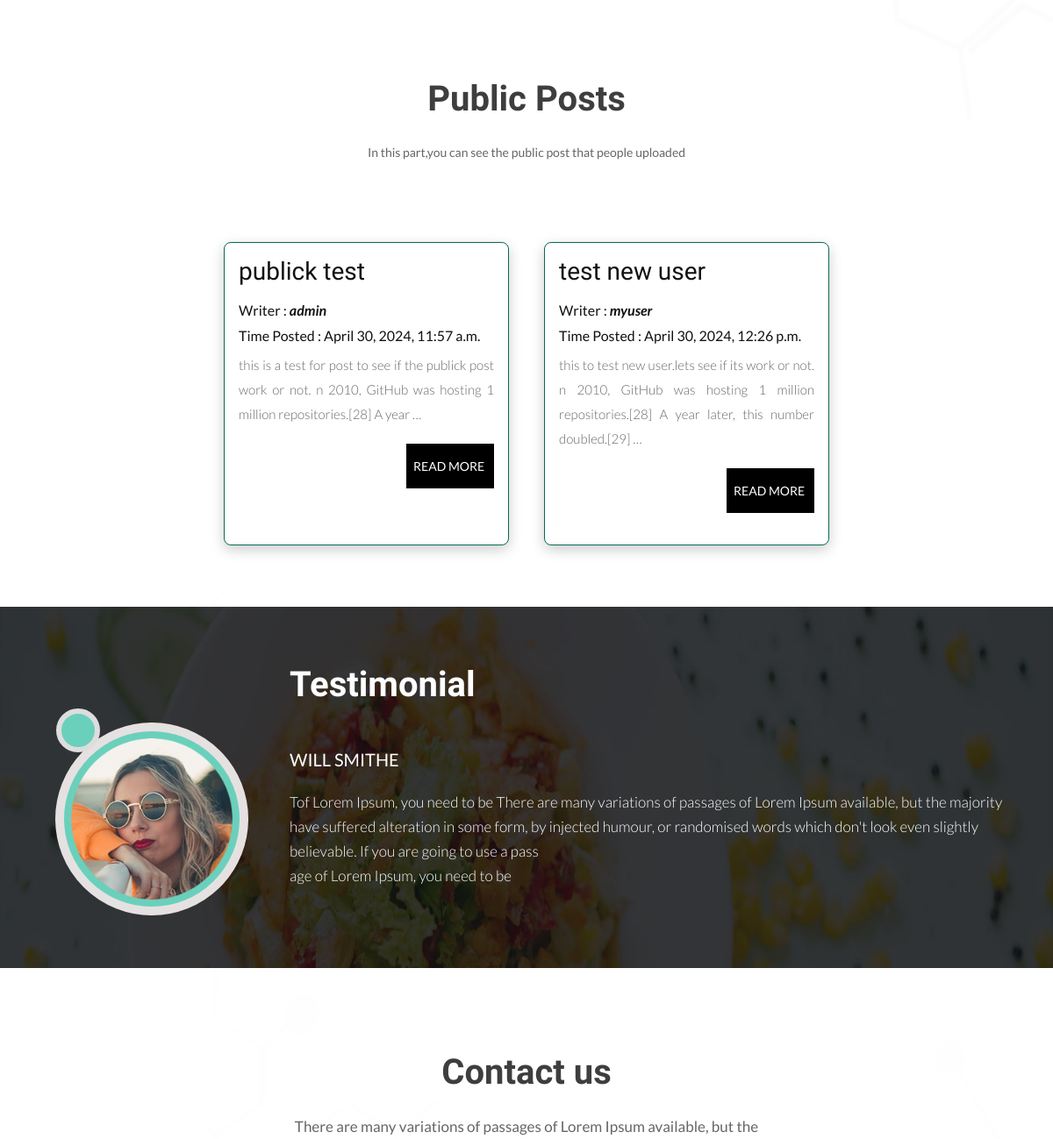
/ (middle part), run on an earlier commit of the app's database.
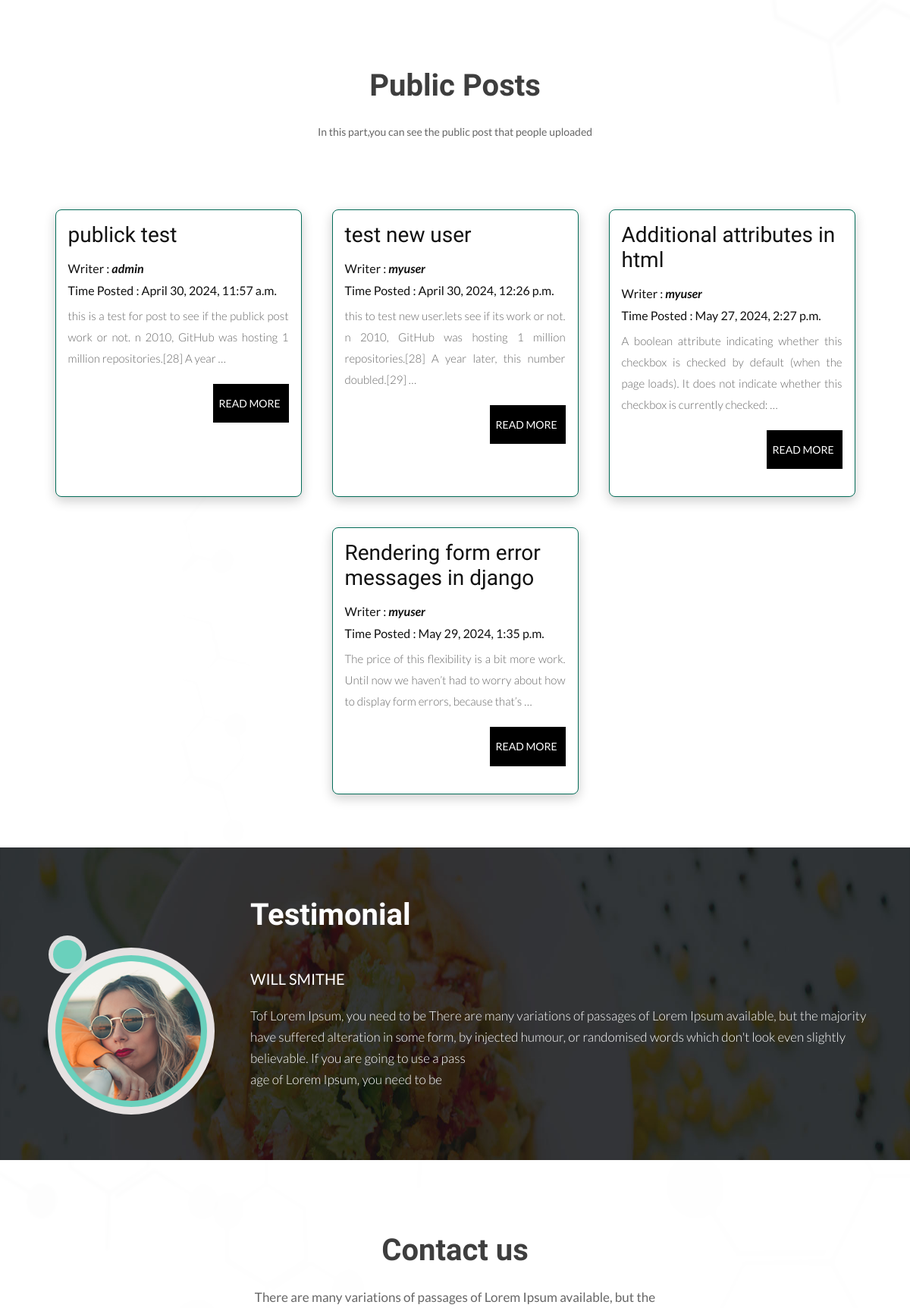
And on a later commit of the database.
### posts/models.py (models this page shows, shortened)
class Post(models.Model):
    title = models.CharField(max_length=100)
    content = models.TextField()
    date_posted = models.DateTimeField(default=timezone.now)
    is_publick = models.BooleanField(default=False)
    user = models.ForeignKey(User,on_delete=models.CASCADE,null=True)
    class Meta:
        ordering = ['date_posted']

### posts/views.py (the view)
# urls.py: path('',HomePostsListView.as_view(),name='home'),
class HomePostsListView(ListView):   #home page           # template = > index.html
    model = Post
    template_name = 'posts/index.html'
    context_object_name = 'posts_list'
    def get_queryset(self):
        return Post.objects.filter(is_publick=True)

### posts/templates/posts/index.html (shortened to what this page needs)
{% extends "posts/base.html" %}
{% load static %}
{% block content %}
      <div class="blog_main">
         <div class="container">
            <div class="row">
               <div class="col-md-12">
                  <div class="titlepage">
                     <h2>Public Posts</h2>
                     <span>In this part,you can see the public post that people uploaded</span>
                  </div>
               </div>
            </div>
            <div class='card-container'>
               {% for post in posts_list %}
                     <div class='card'>
                        <div class='card-content'>
                              <h3>{{post.title}}</h3>
                              <h4>Writer : <b><i>{{post.user.username}}</i></b></h4>
                              <h4>Time Posted : {{post.date_posted}}</h4>
                              <p>{{post.content|truncatewords:25}}</p>
                              <a href='/post_detail/{{post.id}}' class='post-btn'>Read More</a>
                        </div>
                     </div>
               {% endfor %}
            </div>
         </div>
      </div>
      <div class="section">
            <div id="" class="Testimonial">
                <div class="container">
               <div class="row">
                  <div class="col-md-6 offset-md-3">
                     <div class="titlepage">
                        <h2>Testimonial</h2>
                     </div>
                  </div>
               </div>
               <div class="row d_flex">
                  <div class="col-md-3">
                     <div class="Testimonial_box">
                        <i><img src="{% static 'posts/images/plan1.png' %}" alt="#"/></i>
                     </div>
                  </div>
                  <div class="col-md-9">
                     <div class="Testimonial_box">
                        <h4>will smithe</h4>
                        <p>Tof Lorem Ipsum, you need to be There are many variations of
                              passages of Lorem Ipsum available, but the majority have suffered
                                 alteration in some form, by injected humour, or randomised words
                                  which don't look even slightly believable. If you are going to use a pass
                        <br>
                        age of Lorem Ipsum, you need to be
                        </p>
                     </div>
                  </div>
               </div>
            </div>
         </div>
      </div>
      <div id="contact" class="contact">
         <div class="container">
            <div class="row">
               <div class="col-md-12">
                  <div class="titlepage">
                     <h2>Contact us</h2>
                     <span>There are many variations of passages of Lorem Ipsum available, but the </span>
                  </div>
               </div>
            </div>
         </div>
      </div>
      {% endblock content %}

### posts/templates/posts/base.html (shortened to what this page needs)
{% load static %}
<!DOCTYPE html>
<html lang="en">
   <head>
      <link rel="stylesheet" href="{% static 'posts/css/bootstrap.min.css' %}">
      <link rel="stylesheet" href="{% static 'posts/css/style.css' %}">
      <link rel="stylesheet" href="{% static 'posts/css/responsive.css' %}">
      <link rel="stylesheet" href="{% static 'posts/css/jquery.mCustomScrollbar.min.css' %}">
      <link rel="stylesheet" href="https://netdna.bootstrapcdn.com/font-awesome/4.0.3/css/font-awesome.css">
      <link rel="stylesheet" href="https://cdnjs.cloudflare.com/ajax/libs/fancybox/2.1.5/jquery.fancybox.min.css" media="screen">
   </head>
   <body class="main-layout">
{% block content %}
{% endblock content %}
</body>
</html>

### posts/static/posts/css/style.css (style rules this page uses)
* { box-sizing: border-box !important; }
html { scroll-behavior: smooth; }
body { color: #666666; font-size: 14px; font-family: 'Lato', sans-serif; line-height: 1.80857; font-weight: normal; }
a { color: #1f1f1f; text-decoration: none !important; outline: none !important; -webkit-transition: all .3s ease-in-out; -moz-transition: all .3s ease-in-out; -ms-transition: all .3s ease-in-out; -o-transition: all .3s ease-in-out; transition: all .3s ease-in-out; }
h1, h2, h3, h4, h5, h6 { letter-spacing: 0; font-weight: normal; position: relative; padding: 0 0 10px 0; font-weight: normal; line-height: normal; color: #111111; margin: 0 }
h2 { font-size: 22px; font-family: 'Righteous', cursive; }
h3 { font-size: 18px; font-family: 'Righteous', cursive; }
h4 { font-size: 16px }
*, *::after, *::before { -webkit-box-sizing: border-box; -moz-box-sizing: border-box; box-sizing: border-box; }
p { margin: 0px; font-weight: 300; font-size: 17px; line-height: 28px; }
a { color: #222222; text-decoration: none; outline: none !important; }
a, .btn { text-decoration: none !important; outline: none !important; -webkit-transition: all .3s ease-in-out; -moz-transition: all .3s ease-in-out; -ms-transition: all .3s ease-in-out; -o-transition: all .3s ease-in-out; transition: all .3s ease-in-out; }
img { max-width: 100%; height: auto; }
.main-layout { background-repeat: no-repeat; background: url(../images/body_bg.png); }
.titlepage { text-align: center; padding-bottom: 60px; }
.titlepage h2 { font-size: 40px; color: #3e3e3e; line-height: 57px; font-weight: bold; padding: 0; padding-bottom: 20px; }
.d_flex { display: flex; align-items: center; flex-wrap: wrap; }
.blog_main { margin-top: 85px; margin-bottom: 50px; }
.card-container { display: flex; justify-content: center; flex-wrap: wrap; margin-top: 10px; }
.card { width: 325px; border-radius: 8px; border: #046c58 solid 1px; overflow: hidden; box-shadow: 0px 5px 15px rgba(0,0,0,0.2); margin: 20px; }
.card-content { padding: 16px; }
.card-content h3 { font-size: 28px; margin-bottom: 8px; }
.card-content p { color: #666; font-size: 15px; text-align: justify; }
.card-content .post-btn { font-size: 14px; transition: ease-in all 0.5s; background-color: #000; text-transform: uppercase; color: #fff; padding: 13px 8px; float: right; display: block; margin-top: 20px; margin-bottom: 20px; margin-left: 5px; width: 100%; max-width: 100px; }
.Testimonial { background: url(../images/test_bg.jpg); background-repeat: no-repeat; padding: 60px 0px; background-position: center; background-size: 100% 100%; }
.Testimonial .titlepage { text-align: left; padding-bottom: 15px; }
.Testimonial .titlepage h2 { color: #fff; margin-bottom: 0px; padding-bottom: 0px; }
.Testimonial_box i { border: #e6e1e1 solid 10px; width: 220px; height: 220px; display: flex; align-items: center; justify-content: center; margin: 0 auto; border-radius: 210px; cursor: pointer; background: #6ad0bc; padding: 8px; }
.Testimonial_box i::after { position: absolute; content: ""; width: 50px; height: 50px; top: -16px; left: 34px; display: inline-block; border: #ddd solid 6px; border-radius: 30px; background: #6ad0bc; }
.Testimonial_box { text-align: left; }
.Testimonial_box h4 { color: #fff; text-transform: uppercase; font-size: 20px; line-height: 20px; font-weight: 400; padding: 0; }
.Testimonial_box p { color: #fff; font-size: 17px; line-height: 28px; padding: 25px 0 0px 0; }
.contact .titlepage span { font-size: 17px; line-height: 28px; }
.contact { padding-top: 90px; }
#contact *::placeholder { color: #046c58; opacity: 1; }

What changed in the data, as far as the page shows it:
added Post: title "Additional attributes in html", user.username "myuser", date_posted "May 27, 2024, 2:27 p.m.", content "A boolean attribute indicating whether this checkbox is checked by default (when the page loads). It does not indicate whether this checkbox is currently checked: …"
added Post: title "Rendering form error messages in django", user.username "myuser", date_posted "May 29, 2024, 1:35 p.m.", content "The price of this flexibility is a bit more work. Until now we haven’t had to worry about how to display form errors, because that’s …"
